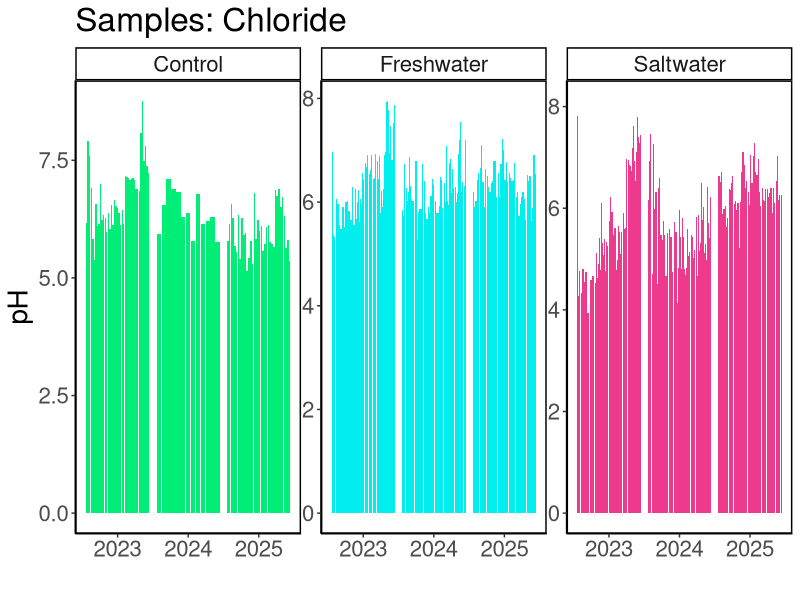
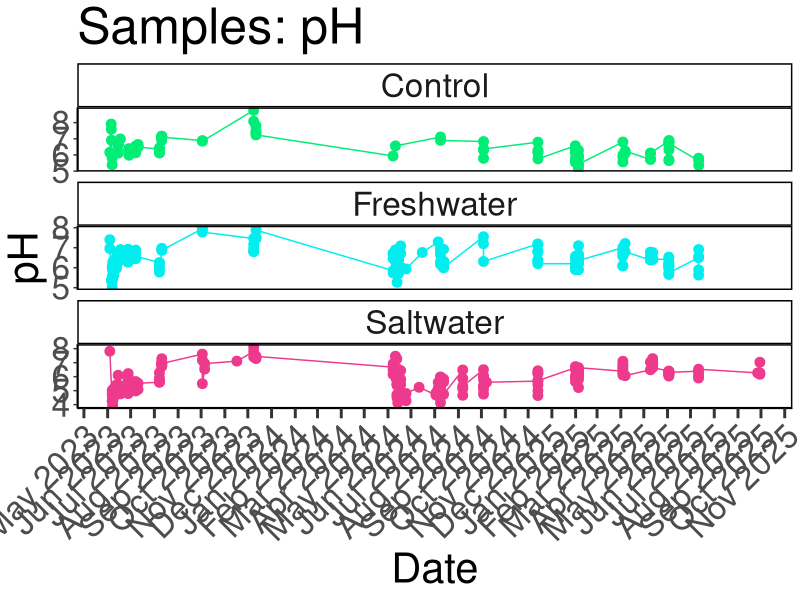
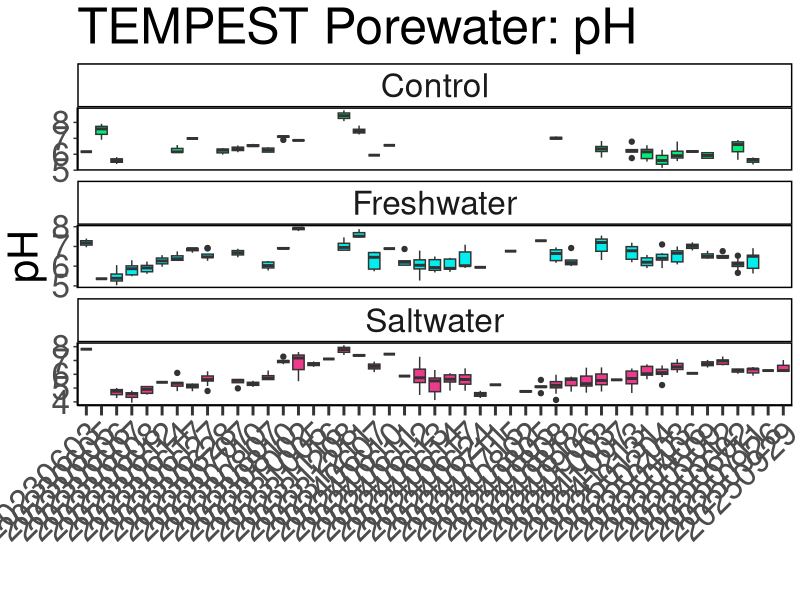

Generate these figures, in order, with R:
## ---- chunk 1
library(dplyr)
library(ggplot2)
library(ggpubr)
library(stringr)
library(readxl)
library(tidyr)
library(tibble)
library(openxlsx)
library(knitr)
## ---- chunk 2

#read in 2023 Dionex Data:
dat23 <- read.csv("Raw Data/TMP_PW_pH_2023_L1.csv")
# head(dat24)
colnames(dat23)

#read in 2024 Dionex Data:
dat24 <- read.csv("Raw Data/TMP_PW_pH_2024_L1.csv")
# head(dat24)
colnames(dat24)

#read in 2025 Dionex Data:
dat25 <- read.csv("Raw Data/TMP_PW_pH_2025_L1.csv")
# head(dat25)
colnames(dat25)

raw_dat <- bind_rows(dat23, dat24, dat25)

##Convert Collection Date into Date format
raw_dat$Collection_Date_Time <- as.POSIXct(raw_dat$datetime, format = "%Y-%m-%dT%H:%M:%SZ", tz = "US/Eastern")

##Extract Year and month from Collection Date
raw_dat$Year <- format(raw_dat$Collection_Date_Time, format = "%Y")
raw_dat$Month <- format(raw_dat$Collection_Date_Time, format = "%m")
raw_dat$Day <- format(raw_dat$Collection_Date_Time, format = "%d")

##Add flags for pH values outside of range (3.5-8)
raw_dat$pH_flag <- ifelse(raw_dat$pH < 3.5 | raw_dat$pH > 8, "pH value is outside the typical range", NA)

colnames(raw_dat)

all_dat <- raw_dat %>%
  mutate(
    Project = "TEMPEST"
  ) %>%
  rename(
    Zone = plot, 
    Grid = grid, 
    Evacuation_Date = evacuation_date, 
    temperature_flag = flag
  )%>%
  dplyr::select(
         Project, Year, Month, Day, 
         Zone, Grid, pH, collection_temp_C, 
         Collection_Date_Time, Evacuation_Date, temperature_flag, pH_flag
        # list columns in the order you want them
  )

## ---- chunk 3

#pull the column names from the all_dat dataframe and create a new dataframe with them 
metadat <- data.frame(Column_Names = colnames(all_dat))
metadat
colnames(all_dat)
metadat$Description <- ""
metadat$Units <- ""
metadat$Instrument_ifapplicable <- ""

#add information about each line: 

metadat$Description <- c("Project name", 
                         "Year of sample collection", 
                         "Month of sample collection", 
                         "Day of sample collection", 
                         "Plot where sample collected (Control, Freshwater, Saltwater)", 
                         "Grid where sample collected (Letter + Number)", 
                         "pH of sample", 
                         "Temperature at time of collection in Celsius", 
                         "Date and Time of sample collection", 
                         "Date of sample evacuation",
                         "Flag to indicate if temperature was not recorded", 
                         "Flag to indicate if the pH is outside of the typicaly range")

metadat$Units <-       c("NA", 
                         "NA",
                         "NA", 
                         "NA",
                         "NA",
                         "NA", 
                         "NA",
                         "degrees Celsius",
                         "NA", 
                         "NA",
                         "NA", 
                         "NA")

metadat$Instrument_ifapplicable <-  
  
                       c("NA", 
                         "NA",
                         "NA", 
                         "NA",
                         "NA",
                         "NA", 
                         "NA",
                         "NA",
                         "NA", 
                         "NA",
                         "NA", 
                         "NA")

## ---- chunk 4

#write out a csv of all the data to the main folder: 
write.csv(all_dat, "COMPASS_TEMPEST_pH_AllData.csv")


#write out a csv of the metadata associated with the data: 
write.csv(metadat, "COMPASS_TEMPEST_pH_Metadata.csv")

## ---- chunk 5

##Define Zones for plotting
data_plotting <- all_dat %>% 
  mutate(Zone_1 = factor(Zone, levels = c("Control", "Freshwater", "Saltwater")))

#Plot data by year and change colors based on Zone:
viz_pH_plot <- ggplot(data_plotting, aes(x = as.character(Year), y = pH, fill = Zone_1)) +
  geom_bar(stat = "identity", position = position_dodge2(preserve = "total")) +
  facet_wrap( ~ Zone_1, scales="free") +
  scale_fill_manual(values = c(
    "Control" = "springgreen2",
    "Freshwater" = "cyan2",
    "Saltwater" = "violetred2"
  )) +
  theme_classic() +
  labs(x = " ", y = "pH", title = "Samples: Chloride") +
  theme(
    panel.spacing = unit(.05, "lines"), 
    panel.border = element_rect(color = "black", fill = NA, linewidth = 1)) + 
  theme(text = element_text(size = 20))+ 
  theme(legend.position = "none")

viz_pH_plot

## ---- chunk 6

##Summarize SO4 and Cl by Date and Zone
pH_avg <- data_plotting %>%
  group_by(Collection_Date_Time, Zone_1) %>%
   dplyr::summarize(mean_pH = mean(pH, na.rm=TRUE),
            sd_pH = sd(pH, na.rm=TRUE))

# Define the specific date breaks you want to display
specific_breaks <- as.Date(c("2023-01-01", "2024-01-01", "2025-01-01"))

viz_pH_plot_avgs <- ggplot(pH_avg, aes(x = Collection_Date_Time, y = mean_pH, color = Zone_1)) +
  geom_point(size = 3) + 
  geom_errorbar(aes(ymin = mean_pH - sd_pH, ymax = mean_pH + sd_pH), width = 0.2) + 
  geom_line() + 
  facet_wrap( ~ Zone_1, scales="free_y", ncol = 1) +
  scale_color_manual(values = c(
    "Control" = "springgreen2",
    "Freshwater" = "cyan2",
    "Saltwater" = "violetred2"
  )) +
  theme_classic() +
  labs(x = "Date", y = "pH", title = "Samples: pH") +
  theme(
    panel.spacing = unit(0.5, "lines"), 
    panel.border = element_rect(color = "black", fill = NA, linewidth = 1)) +
  # theme(axis.text.x = element_text(angle = 90, hjust = 0.5))+ 
  theme(text = element_text(size = 30))+
  scale_x_datetime(date_labels = "%b %Y", date_breaks = "1 month") + # Format x-axis labels
  theme(axis.ticks.x = element_line(linewidth = 1))+
  theme(axis.ticks.length.x = unit(0.25, "cm"))+ 
  theme(legend.position = "none")+ 
  theme(axis.text.x = element_text(angle = 45, hjust = 1))

viz_pH_plot_avgs

## ---- chunk 7

data_plotting$Collection_date_char <- as.Date(data_plotting$Collection_Date_Time)
data_plotting$Collection_date_char <- gsub("-", "", data_plotting$Collection_date_char)

##Boxplot Summarize pH by Date, Site, and Zone
viz_pH_boxplot <- ggplot(data_plotting, aes(x = Collection_date_char,  y = pH, fill = Zone_1)) +
  geom_boxplot() + 
  facet_wrap( ~ Zone_1, scales="free_y", ncol = 1) +
  # scale_x_discrete(drop = TRUE) +
  scale_fill_manual(values = c(
    "Control" = "springgreen2",
    "Freshwater" = "cyan2",
    "Saltwater" = "violetred2"
  ), labels = c("Control", "Freshwater", "Saltwater")) +
  theme_classic() +
  labs(x = " ", y = "pH", title = "TEMPEST Porewater: pH") +
  theme(
    panel.spacing = unit(0.5, "lines"), 
    panel.border = element_rect(color = "black", fill = NA, linewidth = 1)) +
  theme(axis.text.x = element_text(angle = 45, vjust = 1, hjust = 1))+ 
  theme(text = element_text(size = 30))+
  theme(axis.ticks.x = element_line(linewidth = 1))+
  theme(axis.ticks.length.x = unit(0.25, "cm"))+ 
  theme(legend.position = "none")

viz_pH_boxplot

# # Save as a PNG
# png("COMPASS_TEMPEST_pH_alldata.png", width = 2000, height = 1200, res = 100)
# print(viz_pH_boxplot)  # For ggplot objects, use print()
# dev.off()

## ---- chunk 8
# It would also be great to add to our collation codes a summary chunk that will calculate value ranges, means, and standard deviations (and errors) for each site, zone, depth for each year; also for each site zone, depth overall; and for each site and zone overall so that we have some easy access to metrics. Was just thinking this might be helpful today when re-collating the DIC data.

colnames(data_plotting)

##Metrics for each zone for each year
summary_by_year <- data_plotting %>%
  group_by(Year, Zone_1) %>%
   reframe(
     min_pH = min(pH, na.rm=TRUE),
     max_pH = max(pH, na.rm=TRUE), 
     mean_pH = mean(pH, na.rm=TRUE), 
     sd_pH = sd(pH, na.rm=TRUE)) %>%
  mutate(across(where(is.numeric), round, digits = 4)) 

##Metrics for each zone for all years
summary_all_years <- data_plotting %>%
  group_by(Zone_1) %>%
   reframe(
     min_pH = min(pH, na.rm=TRUE),
     max_pH = max(pH, na.rm=TRUE), 
     mean_pH = mean(pH, na.rm=TRUE), 
     sd_pH = sd(pH, na.rm=TRUE)) %>%
  mutate(across(where(is.numeric), round, digits = 4)) 

## ---- chunk 9

library(kableExtra)

kable(
  summary_by_year[, c("Year", "Zone_1", "min_pH",	"max_pH",	"mean_pH")],  
  format = "latex",
  booktabs = TRUE,
  caption = "Summary Statistics by Year"
) %>%
  kable_styling(
    latex_options = c("hold_position", "striped", "scale_down"),
    font_size = 12
  ) %>%
  row_spec(0, bold = TRUE) %>%   # header
  column_spec(1, bold = TRUE)

kable(
  summary_all_years[, c("Zone_1", "min_pH",	"max_pH",	"mean_pH")],  
  format = "latex",
  booktabs = TRUE,
  caption = "Summary Statistics by Zone"
) %>%
  kable_styling(
    latex_options = c("hold_position", "striped", "scale_down"),
    font_size = 12
  ) %>%
  row_spec(0, bold = TRUE) %>%   # header
  column_spec(1, bold = TRUE)

## ---- chunk 10

#write out a csv of all the data to the main folder: 
write.csv(summary_by_year, "COMPASS_TEMPEST_PW_pH_Summarized_By_Year.csv")

#write out a csv of the metadata associated with the data: 
write.csv(summary_all_years, "COMPASS_TEMPEST_PW_pH_Summarized_Years_Combined.csv")
